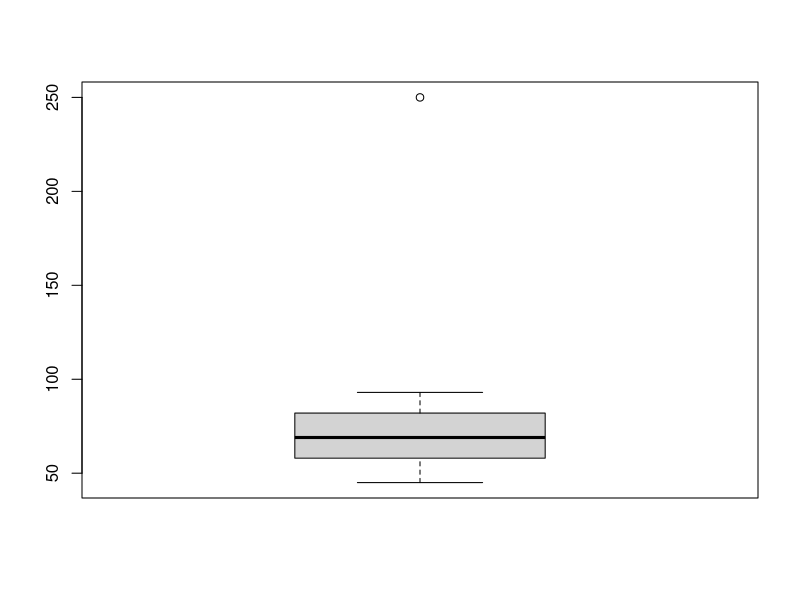

Reproduce this figure in R.
# =====================================================================
# Run with R 4.3.3 (Rscript --vanilla). What it prints, and the plots it
# draws, are on the lab page, and tools/data-science/run_r_equivalents.py
# runs it again. (Until October 2026 R could not be installed where these
# labs are checked, so this file was desk-checked only; every number in its
# comments has since been checked against R's own output.)
# =====================================================================
# Experiment 10: Handle missing data and detect outliers
# Python equivalent: python/10_missing_outliers.py

# Step 1: Enter the data, with missing values and an outlier
x <- c(45, 67, NA, 52, 89, 91, NA, 64, 58, 82,
       76, 69, 71, 250, 60, 55, 93, 48, 79, NA)   # 250 is a planted outlier

# --- DETECTING MISSING VALUES ---
# Step 2: Find the missing values
is.na(x)              # logical vector
sum(is.na(x))         # 3
which(is.na(x))       # 3 7 20  -- positions, 1-based
mean(is.na(x)) * 100  # 15% missing

# NEVER write x == NA. Comparing with an unknown value yields NA, never TRUE.
# This is the same trap as SQL's "= NULL" from Course 5.

# --- HANDLING ---
# Step 3: Impute them by the mean or the median
mean(x, na.rm = TRUE)          # 79.35 -- drag upward from the 250
median(x, na.rm = TRUE)        # 69.00 -- resistant
# [Corrected: these said 79.06 and 68.00; R and the Python version both give
# 79.35 and 69.00.]
clean <- na.omit(x)            # drop the NAs

x_mean_imputed   <- ifelse(is.na(x), mean(x, na.rm = TRUE), x)
x_median_imputed <- ifelse(is.na(x), median(x, na.rm = TRUE), x)
# With an outlier present, MEDIAN imputation is the safer choice -- the mean
# has already been distorted by the very value you are trying to work around.

# --- OUTLIERS: the IQR rule ---
# Step 4: Find outliers by the IQR rule
q <- quantile(clean, c(0.25, 0.75))
iqr <- IQR(clean)
lower <- q[1] - 1.5 * iqr        # 22.00
upper <- q[2] + 1.5 * iqr        # 118.00
clean[clean < lower | clean > upper]     # 250
boxplot(clean)$out                       # same answer, drawn

# --- OUTLIERS: the z-score rule ---
# Step 5: Find outliers by the z-score rule
z <- (clean - mean(clean)) / sd(clean)
clean[abs(z) > 3]                # 250 here, z = 3.677

# MASKING -- why the IQR rule is preferred when outliers may cluster:
# add a second extreme value and the sd inflates enough that NEITHER is
# flagged by the z-score rule, while the IQR rule still catches both.
# Step 6: Add a second outlier, and see masking
masked <- c(clean, 260)
zm <- (masked - mean(masked)) / sd(masked)
masked[abs(zm) > 3]              # returns NOTHING -- both outliers masked
qm <- quantile(masked, c(0.25, 0.75)); im <- IQR(masked)
masked[masked < qm[1] - 1.5*im | masked > qm[2] + 1.5*im]   # 250 260 -- caught
